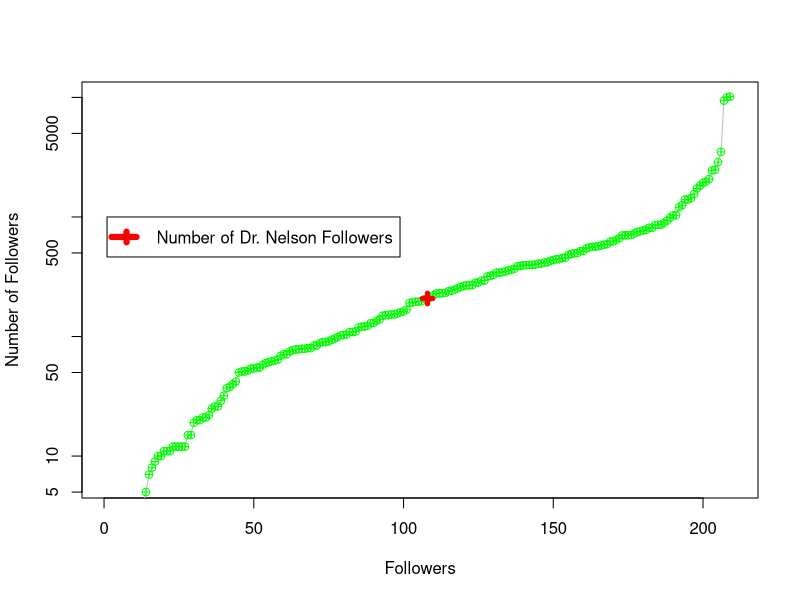

Generate this figure with R:


x <- c(1, 210)
y <- c(6, 10000)
plot(x,y, type="n", xlab="Followers", ylab="Number of Followers" ,log="y") 

x1 <- c(1, 2, 3, 4, 5, 6, 7, 8, 9, 10, 11, 12, 13, 14, 15, 16, 17, 18, 19, 20, 21, 22, 23, 24, 25, 26, 27, 28, 29, 30, 31, 32, 33, 34, 35, 36, 37, 38, 39, 40, 41, 42, 43, 44, 45, 46, 47, 48, 49, 50, 51, 52, 53, 54, 55, 56, 57, 58, 59, 60, 61, 62, 63, 64, 65, 66, 67, 68, 69, 70, 71, 72, 73, 74, 75, 76, 77, 78, 79, 80, 81, 82, 83, 84, 85, 86, 87, 88, 89, 90, 91, 92, 93, 94, 95, 96, 97, 98, 99, 100, 101, 102, 103, 104, 105, 106, 107, 108, 109, 110, 111, 112, 113, 114, 115, 116, 117, 118, 119, 120, 121, 122, 123, 124, 125, 126, 127, 128, 129, 130, 131, 132, 133, 134, 135, 136, 137, 138, 139, 140, 141, 142, 143, 144, 145, 146, 147, 148, 149, 150, 151, 152, 153, 154, 155, 156, 157, 158, 159, 160, 161, 162, 163, 164, 165, 166, 167, 168, 169, 170, 171, 172, 173, 174, 175, 176, 177, 178, 179, 180, 181, 182, 183, 184, 185, 186, 187, 188, 189, 190, 191, 192, 193, 194, 195, 196, 197, 198, 199, 200, 201, 202, 203, 204, 205, 206, 207, 208, 209)

y1 <- c(0, 0, 0, 0, 0, 1, 1, 2, 2, 2, 2, 3, 4, 5, 7, 8, 9, 10, 10, 11, 11,
  11, 12, 12, 12, 12, 12, 15, 15, 19, 20, 20, 21, 21, 22, 25, 26, 26,
  29, 32, 37, 38, 40, 42, 50, 51, 51, 52, 54, 54, 55, 55, 58, 60, 61,
  62, 63, 64, 69, 71, 71, 75, 77, 78, 78, 79, 79, 80, 80, 84, 84, 88,
  90, 90, 91, 94, 96, 99, 102, 103, 104, 109, 109, 110, 119, 121, 121,
  123, 129, 130, 135, 139, 149, 151, 151, 153, 153, 156, 160, 162, 168,
  191, 193, 195, 196, 197, 205, 208, 212, 222, 229, 230, 230, 232, 239,
  241, 246, 253, 259, 265, 268, 268, 269, 282, 283, 293, 294, 318, 321,
  328, 342, 342, 345, 350, 357, 362, 369, 387, 389, 395, 395, 397, 397,
  400, 407, 408, 416, 418, 429, 436, 443, 445, 454, 457, 482, 490, 498,
  499, 517, 520, 545, 556, 562, 565, 569, 578, 586, 593, 622, 625, 640,
  664, 701, 702, 703, 706, 727, 750, 757, 771, 781, 811, 812, 855, 860,
  861, 892, 932, 986, 1032, 1034, 1207, 1252, 1399, 1401, 1440, 1557, 
  1734, 1825, 1929, 1972, 2074, 2455, 2475, 2872, 3502, 9391, 10039, 
  10148)

lines(x1, y1, col='gray') 

points(x1, y1, col='green',pch=10,lwd=1) 
# my information 
x2 <- c(108)
y2 <- c(208)

points(x2, y2, type="b", lwd=5, lty=5, col='red', pch=3)

#title("Speedup vs Map Order", "")

legend(1,1000, c("Number of Dr. Nelson Followers"),  lwd=6, lty=8, col='red', pch=3);

mean(y1)
sd(y1)
median(y1)

